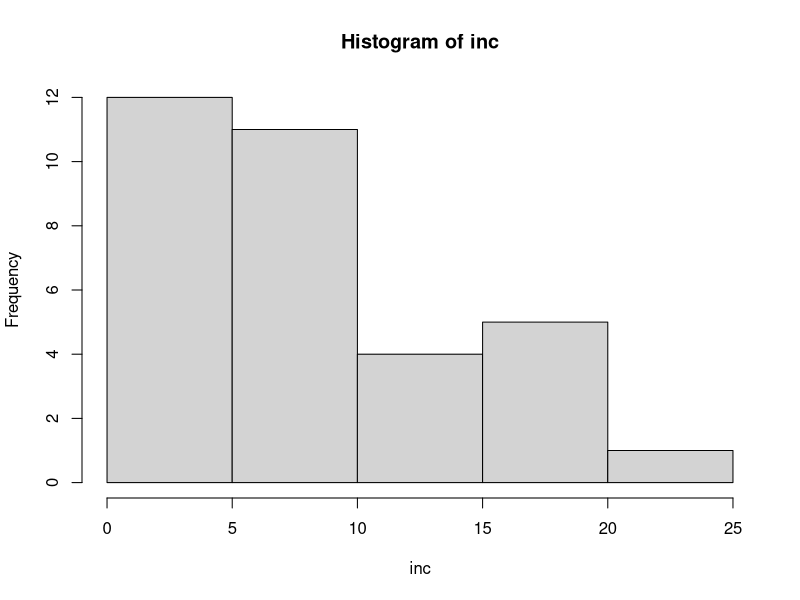

Recreate this plot in R.
## ---- chunk 1
n <- 50
k <- 5
totaldf <- n+k  
meansquare <- 116.3
betweenss <- meansquare * k
withinss <- 2000
totalss <- withinss + betweenss
withinms <- withinss/n
f <- meansquare/withinms 
## define the variables here, and use the imbedded r code like `r variable` to fill in the blanks.  

## ---- chunk 2
li <- c(5,7,9,11,13,8,10,34,17,50,17,25)
hi <- c(25,24,8,2,11,10,10,66,113,1,3,5)
income <- c(li,hi)
respondents <- c(rep("li",12), rep("hi",12))
df <-  data.frame(income,respondents)

m <- aov(income~respondents,data = df)
summary(m)

cr <- qf(0.9,df1 = 1,df2 = 22)
f <- .334

if(f>cr) {
  print("We reject the null hypothesis")
} else {
  print("We accept the Null hypothesis")
}
## ---- chunk 3
incn <- 30
inck <- 3

incwss <- ((12 - 1)*36.2^2)+((10 - 1)*20.3^2)+((8 - 1)*21.4^2)
incmeanwss <- incwss/ (incn - inck)
inctss <- (incn - 1) * 29.2^2
incbss <- inctss-incwss
incmeanbss <- incbss / (inck - 1)

incf <- incmeanbss/incmeanwss
inccr <- qf(.95,df1 = 2, df2 = 27)

inccr
incf

if(inccr<incf) {
  print("We reject the null hypothesis")
} else {
  print("We accept the Null hypothesis")
}
 

## ---- chunk 4
col1 <- c(23.1, 13.3, 15.6, 1.2)
col2 <- c(43.1, 10.2, 16.2, 0.2)
col3 <- c(56.5, 32.1, 43.3, 24.4)
col4 <- c(1002.3, 54.4, 8.7, 54.4)

cols <- c(col1, col2, col3, col4)

colgrp <- c(rep("col1",4), rep("col2",4), rep("col3",4), rep("col4",4))
coldf <- data.frame(cols, colgrp)

kruskal.test(cols~colgrp, data = coldf)
colp <- .09434
colchi <- 6.3844 
colcr <- qchisq(0.95,3)
colcr


colm <- aov(cols~colgrp, data = coldf)
colm
summary(colm)

if(.05 < colp) {
  print("We reject the null hypothesis")
} else {
  print("We accept the Null hypothesis")
}
## ---- chunk 5
## This is the script to generate the table. Do not write your answer inside in this block.
Observations <- seq(1:11)
Low <- c(5,4,1,2,3,10,6,6,4,12,11)
Medium <- c(10,10,8,6,5,3,16,20,7,3,2)
High <- c(8,11,15,19,21,7,7,4,3,17,18)

df <- data.frame(Observations,Low,Medium,High)
library(knitr)
kable(df)
## ---- chunk 6
Low <- c(5,4,1,2,3,10,6,6,4,12,11)
Medium <- c(10,10,8,6,5,3,16,20,7,3,2)
High <- c(8,11,15,19,21,7,7,4,3,17,18)

#AOV
inc <- c(Low, Medium, High)
increp <-  group <- c(rep("Low",11), rep("Medium",11), rep("High",11))
incomedf <- data.frame(inc, increp)

incm <- aov(inc~increp, data = incomedf)
incm
summary(incm)
incmp <- .0433
if(.05<incmp) {
  print("We reject the null hypothesis")
} else {
  print("We accept the Null hypothesis")
}

#Levene Test
library(reshape2)
library(car)
mlev <- leveneTest(inc~increp, data = incomedf)
mlev
inclevp <- 0.1318
if (.05<inclevp) {
  print("We reject the null hypothesis")
} else {
  print("We accept the Null hypothesis")
}

#Hist
hist(inc)
shapiro.test(inc)
print("the assumption of normality appears to not be satisfied")

## ---- chunk 7
nobsv <- 40
kobsv <- 3

obsvwss <- ((10 - 1)*1^2)+((15 - 1)*1.1^2)+((15 - 1)*1.2^2)
obsvmeanwss <- obsvwss/ (nobsv - kobsv)
obsvtss <- (nobsv - 1) * 1.2^2
obsvbss <- obsvtss-obsvwss
obsvmeanbss <- obsvbss / (kobsv - 1)

obsvf <- incmeanbss/incmeanwss
obsvcr <- qf(0.95,df1 = 2, df2 = 37)

obsvcr
obsvf

if(obsvcr<obsvf) {
  print("We reject the null hypothesis")
} else {
  print("We accept the Null hypothesis")
}
 
